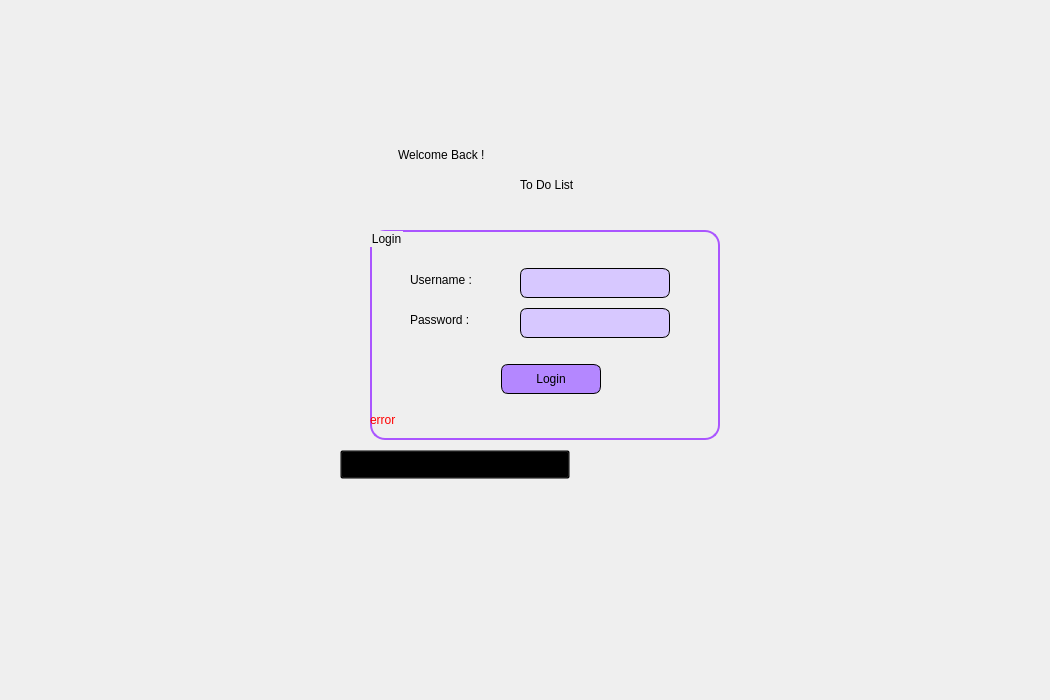
<?xml version="1.0" encoding="UTF-8"?>
<ui version="4.0">
 <class>Login</class>
 <widget class="QMainWindow" name="Login">
  <property name="geometry">
   <rect>
    <x>0</x>
    <y>0</y>
    <width>1050</width>
    <height>700</height>
   </rect>
  </property>
  <property name="minimumSize">
   <size>
    <width>1050</width>
    <height>700</height>
   </size>
  </property>
  <property name="maximumSize">
   <size>
    <width>1050</width>
    <height>700</height>
   </size>
  </property>
  <property name="windowTitle">
   <string>Login</string>
  </property>
  <property name="styleSheet">
   <string notr="true">QMainWindow { background-image: url(:/images/background/background_purple.png); }
QGroupBox {
border: 2px solid #aa55ff;
border-radius: 15px;
}</string>
  </property>
  <widget class="QWidget" name="centralwidget">
   <widget class="QLabel" name="labelToDoList">
    <property name="geometry">
     <rect>
      <x>520</x>
      <y>170</y>
      <width>90</width>
      <height>30</height>
     </rect>
    </property>
    <property name="styleSheet">
     <string notr="true">color: rgb(0, 0, 0);
font: 10pt &quot;Merriweather&quot;;</string>
    </property>
    <property name="text">
     <string>To Do List</string>
    </property>
   </widget>
   <widget class="QGroupBox" name="groupBox">
    <property name="geometry">
     <rect>
      <x>370</x>
      <y>230</y>
      <width>350</width>
      <height>210</height>
     </rect>
    </property>
    <property name="styleSheet">
     <string notr="true">color: rgb(0, 0, 0);
font: 15pt &quot;Merriweather&quot;;
</string>
    </property>
    <property name="title">
     <string>Login</string>
    </property>
    <widget class="QLabel" name="labelPassword">
     <property name="geometry">
      <rect>
       <x>40</x>
       <y>75</y>
       <width>120</width>
       <height>30</height>
      </rect>
     </property>
     <property name="styleSheet">
      <string notr="true">font: 12pt &quot;Merriweather&quot;;</string>
     </property>
     <property name="text">
      <string>Password :</string>
     </property>
    </widget>
    <widget class="QLabel" name="labelUsername">
     <property name="geometry">
      <rect>
       <x>40</x>
       <y>35</y>
       <width>120</width>
       <height>30</height>
      </rect>
     </property>
     <property name="styleSheet">
      <string notr="true">font: 12pt &quot;Merriweather&quot;;</string>
     </property>
     <property name="text">
      <string>Username :</string>
     </property>
    </widget>
    <widget class="QLineEdit" name="lineEditUsername">
     <property name="geometry">
      <rect>
       <x>150</x>
       <y>38</y>
       <width>150</width>
       <height>30</height>
      </rect>
     </property>
     <property name="styleSheet">
      <string notr="true">QLineEdit {
font: 9pt&quot;Merriweather&quot;;
border-radius: 7px;
background-color: rgb(215, 200, 255);
border: 1px solid #000000;
padding: 5px;
}
QLineEdit:hover {
	background-color: rgb(206, 192, 247);
}</string>
     </property>
    </widget>
    <widget class="QLineEdit" name="lineEditPassword">
     <property name="geometry">
      <rect>
       <x>150</x>
       <y>78</y>
       <width>150</width>
       <height>30</height>
      </rect>
     </property>
     <property name="styleSheet">
      <string notr="true">QLineEdit {
font: 9pt&quot;Merriweather&quot;;
border-radius: 7px;
background-color: rgb(215, 200, 255);
border: 1px solid #000000;
padding: 5px;
}
QLineEdit:hover {
	background-color: rgb(206, 192, 247);
}</string>
     </property>
     <property name="echoMode">
      <enum>QLineEdit::Password</enum>
     </property>
    </widget>
    <widget class="QLabel" name="labelError">
     <property name="geometry">
      <rect>
       <x>0</x>
       <y>180</y>
       <width>350</width>
       <height>20</height>
      </rect>
     </property>
     <property name="styleSheet">
      <string notr="true">font: 8pt &quot;Merriweather&quot;;
color: rgb(255, 0, 0);
qproperty-alignment: 'AlignHCenter';</string>
     </property>
     <property name="text">
      <string>error</string>
     </property>
    </widget>
    <widget class="QPushButton" name="pushButtonShow">
     <property name="geometry">
      <rect>
       <x>266</x>
       <y>78</y>
       <width>30</width>
       <height>30</height>
      </rect>
     </property>
     <property name="cursor">
      <cursorShape>PointingHandCursor</cursorShape>
     </property>
     <property name="focusPolicy">
      <enum>Qt::NoFocus</enum>
     </property>
     <property name="styleSheet">
      <string notr="true">background: transparent;
border: none;</string>
     </property>
     <property name="text">
      <string/>
     </property>
     <property name="icon">
      <iconset resource="images.qrc">
       <normaloff>:/images/icon/eye_icon.png</normaloff>
       <normalon>:/images/icon/not_eye_icon.png</normalon>:/images/icon/eye_icon.png</iconset>
     </property>
     <property name="checkable">
      <bool>true</bool>
     </property>
    </widget>
    <widget class="QPushButton" name="pushButtonLogin">
     <property name="geometry">
      <rect>
       <x>131</x>
       <y>134</y>
       <width>100</width>
       <height>30</height>
      </rect>
     </property>
     <property name="cursor">
      <cursorShape>PointingHandCursor</cursorShape>
     </property>
     <property name="focusPolicy">
      <enum>Qt::NoFocus</enum>
     </property>
     <property name="styleSheet">
      <string notr="true">QPushButton:hover {
  background-color: rgb(165, 125, 235);
}
QPushButton {
	font: 10pt&quot;Merriweather&quot;;
	border-radius: 7px;
	background-color: rgb(180, 135, 255);
	border: 1px solid #000000;
	color: rgb(0, 0, 0);
}
QPushButton:pressed {
	background-color: rgb(135, 100, 195);
}</string>
     </property>
     <property name="text">
      <string>Login</string>
     </property>
    </widget>
    <zorder>lineEditUsername</zorder>
    <zorder>labelPassword</zorder>
    <zorder>lineEditPassword</zorder>
    <zorder>labelError</zorder>
    <zorder>labelUsername</zorder>
    <zorder>pushButtonShow</zorder>
    <zorder>pushButtonLogin</zorder>
   </widget>
   <widget class="QLabel" name="labelWelcomeBack">
    <property name="geometry">
     <rect>
      <x>398</x>
      <y>120</y>
      <width>380</width>
      <height>70</height>
     </rect>
    </property>
    <property name="styleSheet">
     <string notr="true">color: rgb(0, 0, 0);
font: 30pt &quot;Merriweather&quot;;</string>
    </property>
    <property name="text">
     <string>Welcome Back !</string>
    </property>
   </widget>
   <widget class="QPushButton" name="pushButtonSignup">
    <property name="geometry">
     <rect>
      <x>340</x>
      <y>450</y>
      <width>230</width>
      <height>29</height>
     </rect>
    </property>
    <property name="cursor">
     <cursorShape>PointingHandCursor</cursorShape>
    </property>
    <property name="focusPolicy">
     <enum>Qt::NoFocus</enum>
    </property>
    <property name="styleSheet">
     <string notr="true">QPushButton {
	font: 10pt &quot;Merriweather&quot;;
	text-decoration: underline;
	color: rgb(0, 0, 0);
	background: transparent;
}
QPushButton:hover {
	color: rgb(68, 0, 102);
	font: 10.5pt &quot;Merriweather&quot;;
}
QPushButton:pressed {
	color: rgb(23, 0, 36);
}</string>
    </property>
    <property name="text">
     <string>Don't Have Any Account?</string>
    </property>
   </widget>
  </widget>
 </widget>
 <resources>
  <include location="images.qrc"/>
 </resources>
 <connections/>
</ui>
